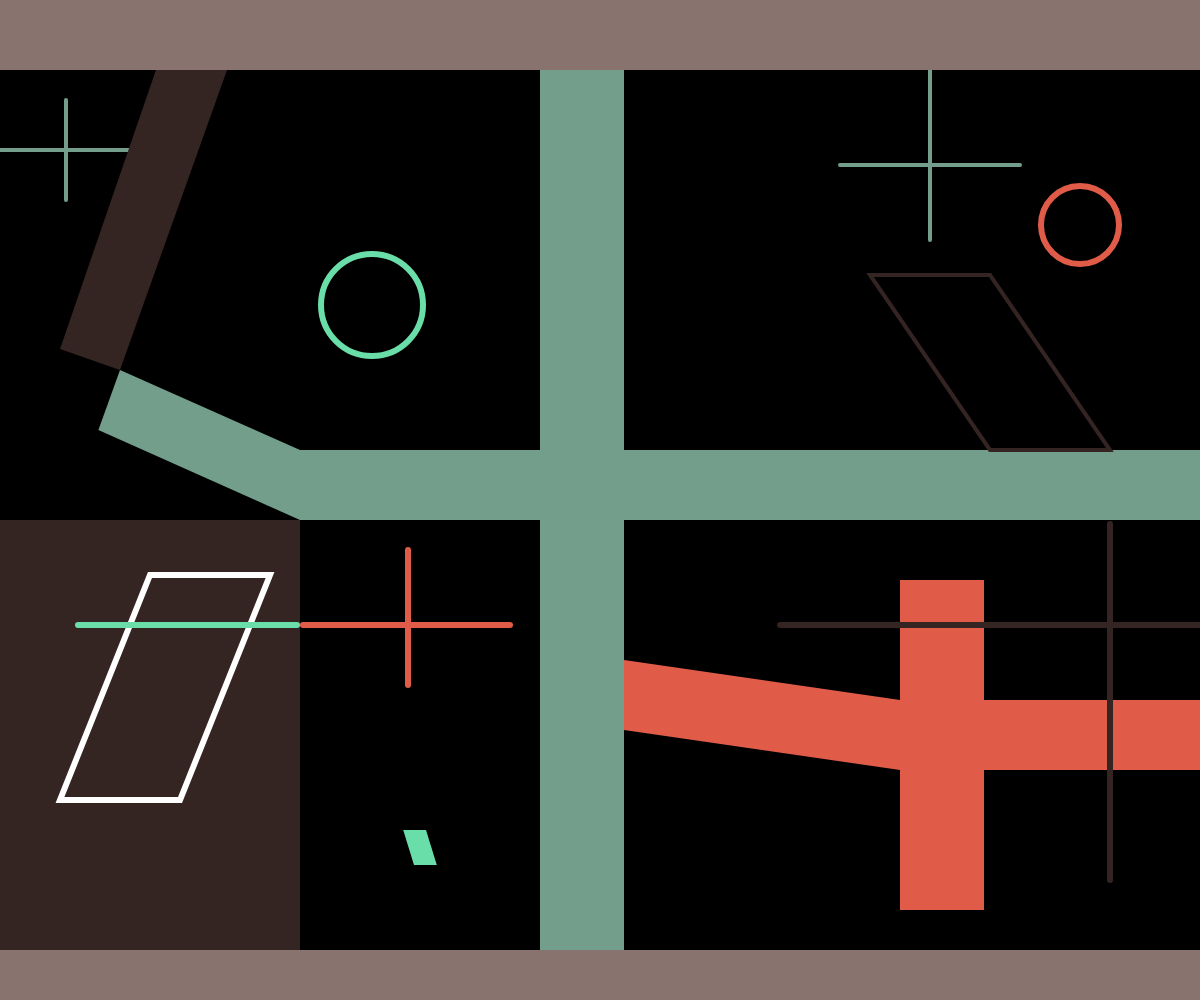
Frame 1 (no input)
Frame 60 (no input): identical to frame 1, image omitted
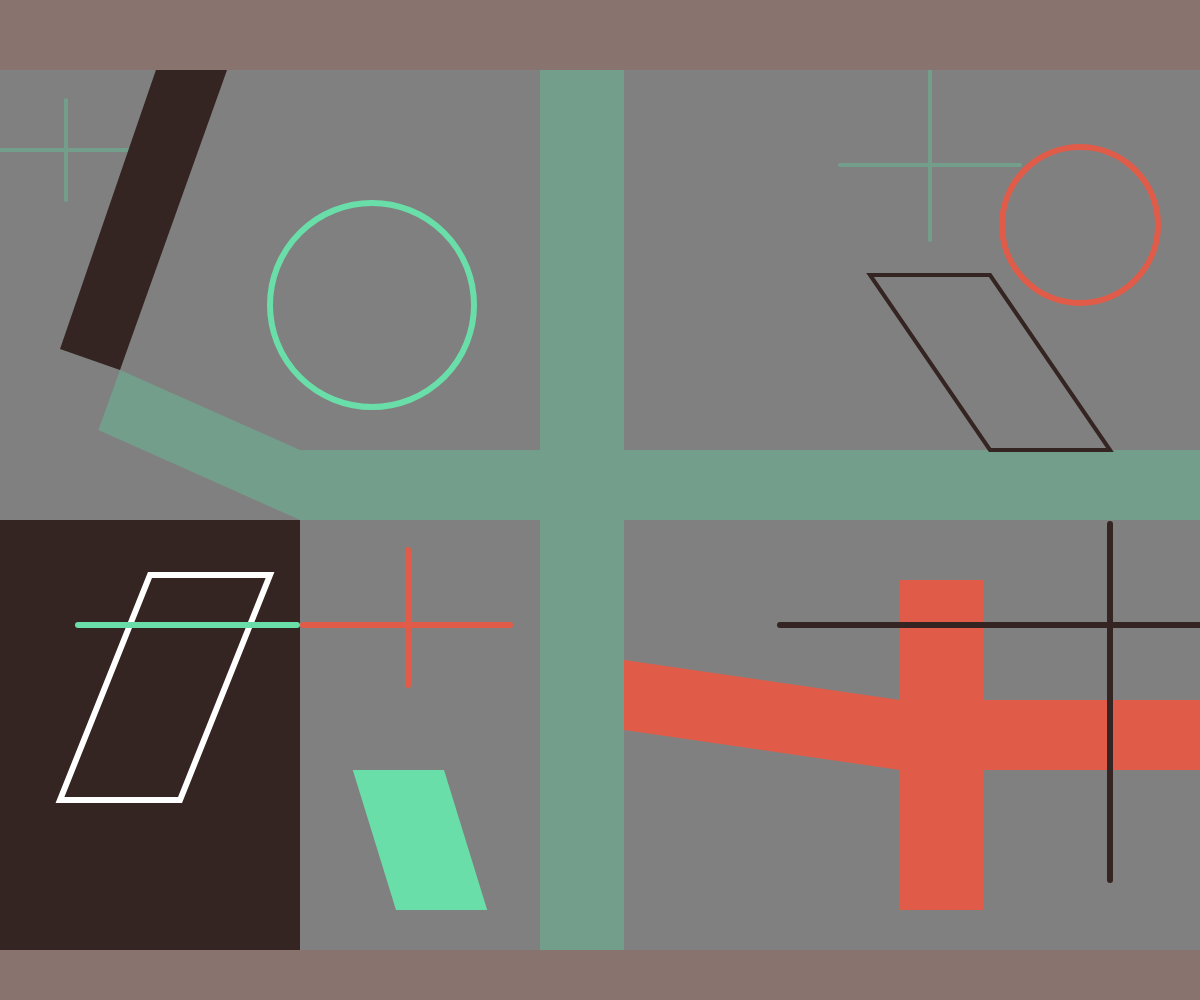
Frame 120 (the mouse pressed at the canvas centre since frame 60)

The p5.js sketch that drew these frames (run headless with seeded random() and noise() and a simulated clock; from frame 60 on, the mouse is pressed at the canvas centre):

// p5.js sketch
// ── sketch.js
// Assignment 1: Shuhe Huang's Geometric Abstraction
// Requirements: multiple shapes, variables, beginShape/vertex/endShape, scalable design
// Color reference in https://kgolid.github.io/chromotome-site/
// I made some attempts in interaction: let the two circles scale according to the mouse; The overall image is written in a relative size format that can be scaled according to the window (using width/height as the ratio).


function setup() {
  // Canvas is created according to the window size, so that the composition can adapt to different screens with relative size
  createCanvas(windowWidth, windowHeight); 
}

function draw() {
  // Use map() to map mouseX (0 to width) to grayscale values of 0 to 255（ https://p5js.org/reference/p5/map/ ）
  // By moving the mouse from left to right, the background will gradually change from black to white. This interaction can make the screen less static.
  let bg = map(mouseX, 0, width, 0, 255);
  background(bg);

  // For readability, calculate some commonly used size points in advance
  let margin = width * 0.05;  // I originally intended to use this variable for the margin, but I didn't use it directly in the composition, but kept it as a holder
  let halfW = width / 2;
  let halfH = height / 2;

  // Central "cross" main shape (green)
  // Fold two long rectangles together to form a cross; All dimensions are written in width/height ratio to ensure that the composition relationship remains unchanged when the window changes.
  fill("#739E8B"); 
  noStroke();
  rect(halfW - width * 0.05, 0, width * 0.07, height);       // vertical bar
  rect(width / 4, halfH - height * 0.05, width, height * 0.07); // strip
  // These specific values were obtained through multiple experiments, including later ones
  
  // Diagonal small polygon: Use beginShape,vertex,endShape to add a diagonal edge
  // I am adjusting and looking at the values here, mainly relying on visual alignment; After being written in proportional form, changing the screen can also maintain the position relationship of this oblique edge.
  beginShape();
  vertex(width * 0.1,  height * 0.37);  
  vertex(width / 4,    halfH - height * 0.05);  
  vertex(width / 3.9,  halfH - height * 0.05);
  vertex(width / 4,    halfH + height * 0.02); 
  vertex(width * 0.082, halfH - height * 0.07); 
  endShape(CLOSE);
  
  // The thin "cross" line in the upper left corner (using the same color scheme, maintaining consistency) 
  stroke("#739E8B");
  strokeWeight(4);
  line(0, halfH * 0.3, halfW * 0.3, halfH * 0.3);
  line(halfW * 0.11, halfH * 0.2, halfW * 0.11, halfH * 0.4);
  
  // Brown diagonal quadrilateral in the upper left corner
  // Here, a solid color block is used to press down on a portion of the area, creating a front and back hierarchy. The vertices are also written in proportion.
  fill("#342422"); 
  noStroke();
  beginShape();
  vertex(width * 0.15, 0);  
  vertex(width * 0.21, 0);  
  vertex(width * 0.1,  height * 0.37); 
  vertex(width * 0.05, height * 0.349); 
  endShape(CLOSE);

  // Top left green circle
  // I want this circle to be related to the mouse, with mouseY controlling the zoom.
  // I use push()/pop() here to limit displacement, rotation, and scaling only within this circle to avoid affecting other graphics
  push(); 
  translate(halfW * 0.62, halfH * 0.61); // Move the coordinate origin to the center of this circle
  // Map mouseY from 0 to height to 0.5 to 1.5 (I have tried using 0.3 as too small and 2 as too large, the range of 0.5 to 1.5 is more stable)
  let s = map(mouseY, 0, height, 0.5, 1.5); 
  scale(s);
  // Scale ratio using scale()（ https://p5js.org/reference/p5/scale/ ）
  // I found that zooming directly will also enlarge/thicken the strokes, making them look inconsistent.
  // So write strokeWeight as 6/s, so that the line becomes thicker when zooming in and thinner when zooming in, visually maintaining a similar thickness.
  noFill();
  stroke("#6ADEA9");
  strokeWeight(6 / s);
  ellipse(0, 0, width * 0.17); // Draw on (0,0) because it has already been translated above
  pop();

  // The red circle in the upper right corner and the green line next to it
  // This red circle also has a similar interaction: mouseY controls scaling.
  push()
  translate(halfW * 1.8, halfH * 0.45);
  let s1 = map(mouseY, 0, height, 0.5, 1.5);
  scale(s1);
  noFill();
  stroke("#E05C49");
  strokeWeight(6 / s1);
  ellipse(0, 0, width * 0.13);
  pop();

  // The two green short lines on the right are used to echo the main color shape in the center
  stroke("#739E8B");
  line(halfW * 1.4,  halfH * 0.33, halfW * 1.7,  halfH * 0.33);
  line(halfW * 1.55, halfH * 0.05, halfW * 1.55, halfH * 0.48);

  // Right diagonal black box line
  // Use wireframes instead of fill colors here
  stroke("#342422");
  noFill();
  beginShape();
  vertex(halfW * 1.45, halfH * 0.55);
  vertex(halfW * 1.65, halfH * 0.55);
  vertex(halfW * 1.85, halfH - height * 0.05);
  vertex(halfW * 1.65, halfH - height * 0.05);
  endShape(CLOSE);

  // Bottom left black rectangle
  // This piece is relatively heavy, used to press down on the lower left corner to give the picture a sense of weight.
  fill("#342422");
  noStroke();
  rect(0, halfH * 1.04, halfW * 0.5, halfH * 0.9);

  // Bottom left green parallelogram (interactive scaling)
  // I want the shape in the lower left corner to have a breathing sensation with the mouseY, so I made a vertical scaling.
  // Similarly, use push/pop to limit the transformation range internally.
  push(); 
  translate(halfW * 0.7, halfH * 1.7);
  let s2 = map(mouseY, 0, height, 0.1, 0.7); // Don't set the upper limit too high here, otherwise it will block too much
  scale(s2);
  fill("#6ADEA9");
  beginShape();
  vertex(-width * 0.14, -height * 0.2);
  vertex( width * 0.05, -height * 0.2);
  vertex( width * 0.14,  height * 0.15);
  vertex(-width * 0.05,  height * 0.15);
  endShape(CLOSE);
  pop();

  // Bottom left red cross
  // Make it more like a "mark" with line width to remind that there is a boundary point here
  stroke("#E05C49");
  strokeWeight(6);
  line(halfW * 0.505, halfH * 1.25, halfW * 0.85,  halfH * 1.25);
  line(halfW * 0.68,  halfH * 1.1,  halfW * 0.68,  halfH * 1.37);

  // Bottom left white box and green line above it
  stroke(255);
  noFill();
  beginShape();
  vertex(halfW * 0.25, halfH * 1.15);
  vertex(halfW * 0.45, halfH * 1.15);
  vertex(halfW * 0.3,  halfH * 1.6);
  vertex(halfW * 0.1,  halfH * 1.6);
  endShape(CLOSE);

  stroke("#6ADEA9");
  line(halfW * 0.13, halfH * 1.25, halfW * 0.495, halfH * 1.25);

  // Red cross at the bottom right (solid heart block)
  // Create a block intersection in the lower right corner and compare it with the white box in the lower left corner.
  fill("#E05C49"); 
  noStroke();
  rect(width * 0.75, height * 0.58, width * 0.07, height * 0.33); 
  rect(width * 0.75, height * 0.7,  width * 0.33, height * 0.07);
  beginShape();
  vertex(width * 0.52, height * 0.66);  
  vertex(width * 0.75, height * 0.7);   
  vertex(width * 0.75, height * 0.7);   
  vertex(width * 0.75, height * 0.7 + height * 0.07);
  vertex(width * 0.52, height * 0.66 + height * 0.07); 
  endShape(CLOSE);
  
  // Black "cross" line at the bottom right
  stroke("#342422");
  strokeWeight(6);
  line(halfW * 1.3,  halfH * 1.25, width, halfH * 1.25);
  line(halfW * 1.85, halfH * 1.048, halfW * 1.85, halfH * 1.76);
  
  // Brown box above and below
  noStroke();
  fill("#89736F");
  rect(0, height * 0.95, width, height * 0.07);
  fill("#89736F");
  rect(0, 0, width, height * 0.07);
}

// When the window size changes, readjust the canvas size
// I want my work to maintain consistent proportional relationships on different screens, so I used this function.
// When the window size changes, the system will call it.（https://p5js.org/reference/p5/windowResized/）
function windowResized() {
  resizeCanvas(windowWidth, windowHeight);
}

// This drawing replicates the structure of a abstract painting:
// "FOUR SPACES WITH BROKEN CROSS, plate 14 from ART D'AUJOURD'HUI, MAÎTRES DE L'ART ABSTRAIT: Album I."
// Link: [https://artsandculture.google.com/asset/four-spaces-with-broken-cross-plate-14-from-art-d-aujourd-hui-ma%C3%8Etres-de-l-art-abstrait-album-i-0003/igGdXWACZo2CDQ
// I applied a custom color palette and flexible geometry based on width and height properties,
// so the layout is the representation of a pattern scale up or down.
//To improve the interactive aspect I added more four: green circle, red circle, and green parallelogram now resizing based on the mouse movement.
//For this I used more p5.js functions are:
//translate() [https://p5js.org/reference/p5/translate/],
//scale() [https://p5js.org/reference/p5/scale/],
//map() [https://p5js.org/reference/p5/map/],
//and windowResized() [https://p5js.org/reference/p5/windowResized/].
//With these, I was able to translate (move) the origin of the drawing, scale shapes relative to the mouse’s location, and even have the canvas respond to window resizing automatically.
